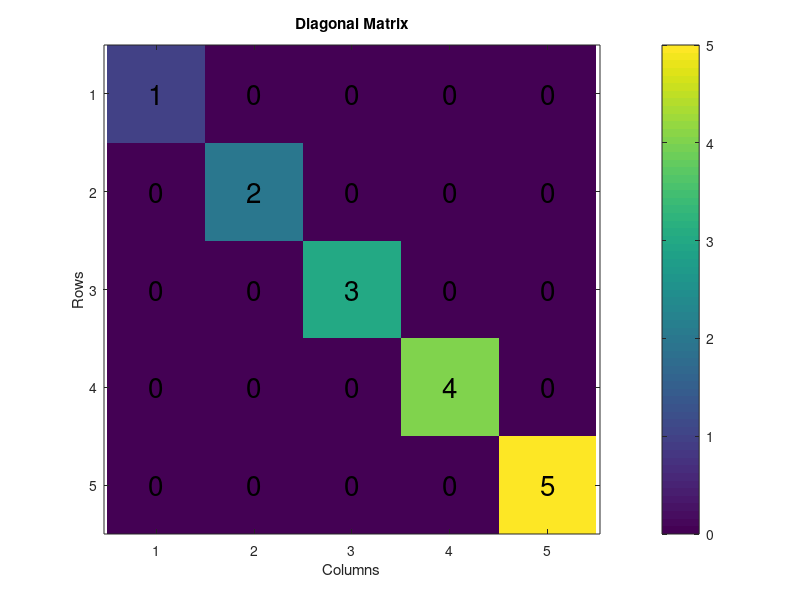

Write the MATLAB code that produced this figure.
% Clear previous figures and vars
clc; clear; close all;

% Create a vector for the diagonal elements
InputMatrix = randi(10, 5);
diagonalElements = [1, 2, 3, 4, 5];

%%%%%%% TODO %%%%%%%
% Create a diagonal matrix using the diag function
% Use function 'diag(vector)' and 'diag(matrix)'
% Refer to the lecture slide 13
diagonalVector = diag(InputMatrix);
diagonalMatrix = diag(diagonalElements);
%%%%%%%%%%%%%%%%%%%%

% Display
disp("Input Matrix");
disp(InputMatrix);
disp("Diagonal Vector")
disp(diagonalVector);

% Create a figure for visualization
figure;

% Visualize the diagonal matrix
imagesc(diagonalMatrix); % Display the matrix as a color image
title('Diagonal Matrix');
xlabel('Columns');
ylabel('Rows');
colorbar; % Show a color scale
axis equal tight; % Adjust axes to fit tightly around the data
set(gca, 'XTick', 1:length(diagonalElements), 'YTick', 1:length(diagonalElements)); % Set the tick marks

% Add text annotations for each element
[numRows, numCols] = size(diagonalMatrix);
for row = 1:numRows
    for col = 1:numCols
        text(col, row, num2str(diagonalMatrix(row, col), '%d'), ...
            'HorizontalAlignment', 'center', ...
            'VerticalAlignment', 'middle', ...
            'FontSize',20);
    end
end
